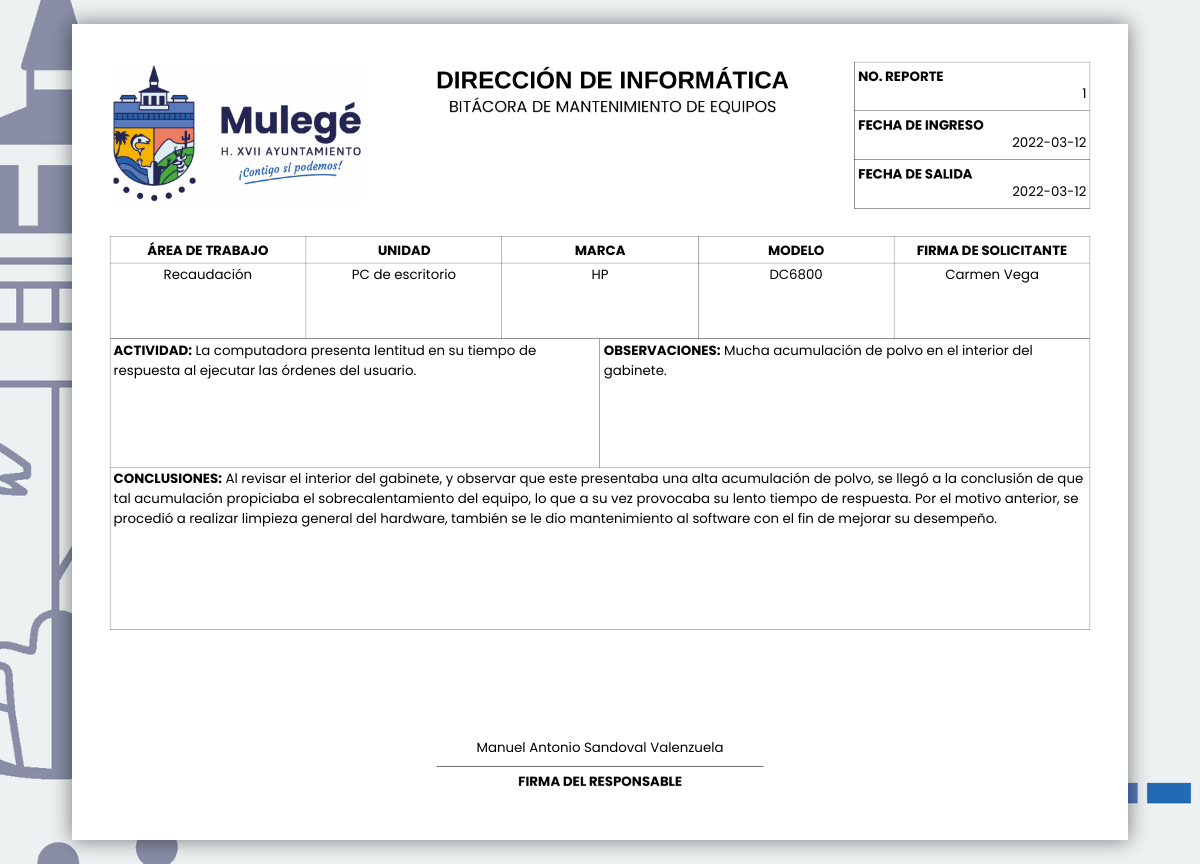
The page /imprimir_reporte_mantenimiento/1 (signed in) on the database its author committed.
### tables this page shows
CREATE TABLE `bitacora_mantenimiento` (
  `reporte` int(11) NOT NULL,
  `fecha_ingreso` date NOT NULL,
  `fecha_salida` date NOT NULL,
  `area_trabajo` varchar(40) NOT NULL,
  `unidad` varchar(40) NOT NULL,
  `marca` varchar(40) NOT NULL,
  `modelo` varchar(40) NOT NULL,
  `solicitante` varchar(80) NOT NULL,
  `actividad` text NOT NULL,
  `observaciones` text NOT NULL,
  `conclusiones` text NOT NULL,
  `responsable` varchar(40) NOT NULL
);

### lib/class_reportes_mantenimiento.php (called while the page is built, shortened)
<?php
class reportes_mantenimiento {
  function infoReporte($connect, $reporte) {
    $sql = "SELECT * FROM bitacora_mantenimiento WHERE reporte = $reporte";
    $query = mysqli_query($connect, $sql);
    $row = mysqli_fetch_array($query);
    return array(
      'reporte' => $row['reporte'],
      'fecha_ingreso' => $row['fecha_ingreso'],
      'fecha_salida' => $row['fecha_salida'],
      'area_trabajo' => $row['area_trabajo'],
      'unidad' => $row['unidad'],
      'marca' => $row['marca'],
      'modelo' => $row['modelo'],
      'solicitante' => $row['solicitante'],
      'actividad' => $row['actividad'],
      'observaciones' => $row['observaciones'],
      'conclusiones' => $row['conclusiones'],
      'responsable' => $row['responsable']
    );
  }
}
?>

### imprimir_reporte_mantenimiento.php (the view, shortened to what this page needs)
<?php
require_once 'connect.php';
require_once 'lib/class_reportes_mantenimiento.php';
$reportes_mantenimiento = new reportes_mantenimiento;
if (!isset($_SESSION['area'])) {
  header('location: /');
}
else {
    $info_reporte = $reportes_mantenimiento -> infoReporte($connect, $parametro_2);
    ?>
    <!DOCTYPE html>
    <html lang="es-MX">
    <head>
      <link rel="stylesheet" media="screen" href="/css/screen.css">
      <link rel="stylesheet" media="print" href="/css/print.css">
    </head>
    <body>
      <main>
        <div class="pagina">
          <div class="pagina-contenido">
            <div style="width: 6.91cm; height: 3.88cm; float: left;"> </div>
            <div style="width: 12.8cm; height: 3.88cm; float: left;"> </div>
            <div style="width: 6.23cm; height: 3.88cm; float: left;">
              <div style="width: 100%; height: 1.29cm; padding: .6cm .1cm 0 .1cm; text-align: right;"><?php echo $info_reporte['reporte']; ?></div>
              <div style="width: 100%; height: 1.29cm; padding: .6cm .1cm 0 .1cm; text-align: right;"><?php echo $info_reporte['fecha_ingreso']; ?></div>
              <div style="width: 100%; height: 1.29cm; padding: .6cm .1cm 0 .1cm; text-align: right;"><?php echo $info_reporte['fecha_salida']; ?></div>
            </div>
            <div style="width: 100%; height: .7cm; float: left;"> </div>
            <div style="width: 20%; height: 2.6cm; float: left;">
              <div style="width:100%; height: .8cm;"> </div>
              <div style="width: 100%; height: 1.95cm; text-align: center;"><?php echo $info_reporte['area_trabajo']; ?></div>
            </div>
            <div style="width: 20%; height: 2.6cm; float: left">
              <div style="width:100%; height: .8cm;"> </div>
              <div style="width: 100%; height: 1.95cm; text-align: center;"><?php echo $info_reporte['unidad']; ?></div>
            </div>
            <div style="width: 20%; height: 2.6cm; float: left">
              <div style="width:100%; height: .8cm;"> </div>
              <div style="width: 100%; height: 1.95cm; text-align: center;"><?php echo $info_reporte['marca']; ?></div>
            </div>
            <div style="width: 20%; height: 2.6cm; float: left">
              <div style="width:100%; height: .8cm;"> </div>
              <div style="width: 100%; height: 1.95cm; text-align: center;"><?php echo $info_reporte['modelo']; ?></div>
            </div>
            <div style="width: 20%; height: 2.6cm; float: left">
              <div style="width:100%; height: .8cm;"> </div>
              <div style="width: 100%; height: 1.95cm; text-align: center;"><?php echo $info_reporte['solicitante']; ?></div>
            </div>
            <div style="width: 50%; height: 3.4cm; float: left; padding: .2cm .1cm;"><strong>ACTIVIDAD:</strong> <?php echo $info_reporte['actividad']; ?></div>
            <div style="width: 50%; height: 3.4cm; float: left; padding: .2cm .1cm;"><strong>OBSERVACIONES:</strong> <?php echo $info_reporte['observaciones']; ?></div>
            <div style="width: 100%; height: 4.3cm; float: left; padding: .2cm .1cm;"><strong>CONCLUSIONES:</strong> <?php echo $info_reporte['conclusiones']; ?></div>
            <div style="width: 100%; height: 3cm; float: left;"> </div>
              <div style="width: 100%; height: .6cm; float: left; text-align: center;"><?php echo $info_reporte['responsable']; ?></div>
            <div style="width: 100%; height: .6cm; float: left;"> </div>
          </div>
        </div>
      </main>
    </body>
    </html>
    <?php
}
?>

### index.php (shortened to what this page needs)
<?php
require 'connect.php';
if (!isset($_SESSION['area'])) { $area = null; }
else { $area = $_SESSION['area']; }
$aux = substr($_SERVER['REQUEST_URI'], strlen('/'));
$url_array = explode('/', $aux);
if (isset($url_array[1])) { $parametro_2 = $url_array[1]; }
else { $parametro_2 = null; }
$seccion = $_SERVER['REQUEST_URI'];
switch ($area) {
  case 'Informática':
		switch ($seccion) {
      case '/imprimir_reporte_mantenimiento/'.$parametro_2:
        include_once 'imprimir_reporte_mantenimiento.php';
        break;
		}
    break;
}
?>

### css/screen.css (style rules this page uses)
* { box-sizing: border-box; }
html, body { margin: 0; background: url('/img/bg4.png') no-repeat fixed center / cover; }
body { font-family: 'Poppins', sans-serif; font-size: 10pt; padding: .25in; }
.pagina { width: 27.94cm; height: 21.59cm; margin: 0 auto; padding: 1cm; box-shadow: 0 0 20px rgba(0, 0, 0, .5); background-color: #fff; background: url('/img/hoja_de_servicio.png') no-repeat center / cover; }
.pagina-contenido { height: 19.59cm; width: 25.94cm; }

### css/print.css (style rules this page uses)
* { box-sizing: border-box; }
html, body { margin: 0; }
body { font-family: 'Poppins', sans-serif; font-size: 10pt; padding: 0; }
.pagina { width: 27.94cm; height: 21.59cm; margin: 0 auto; padding: 1cm; background-color: #fff; background: url('/img/hoja_de_servicio.png') no-repeat center / cover; }
.pagina-contenido { height: 19.59cm; width: 25.94cm; }

### rows shown on the page
bitacora_mantenimiento: reporte "1", fecha_ingreso "2022-03-12", fecha_salida "2022-03-12", area_trabajo "Recaudación", unidad "PC de escritorio", marca "HP", modelo "DC6800", solicitante "Carmen Vega", actividad "La computadora presenta lentitud en su tiempo de respuesta al ejecutar las órdenes del usuario.", observaciones "Mucha acumulación de polvo en el interior del gabinete.", conclusiones "Al revisar el interior del gabinete, y observar que este presentaba una alta acumulación de polvo, se llegó a la conclusión de que tal acumulación propiciaba el sobrecalentamiento del equipo, lo que a su vez provocaba su lento tiempo de respuesta. Por el motivo anterior, se procedió a realizar limpieza general del hardware, también se le dio mantenimiento al software con el fin de mejorar su desempeño.", responsable "Manuel Antonio Sandoval Valenzuela"
